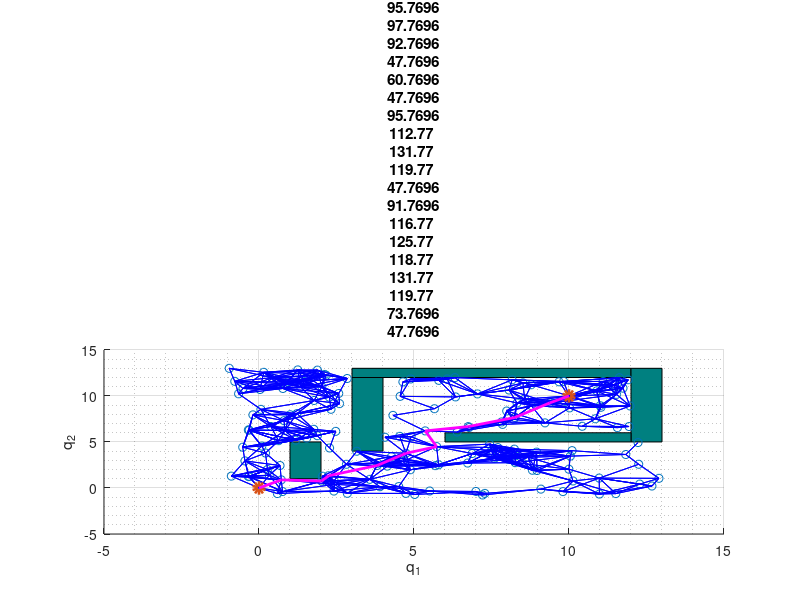
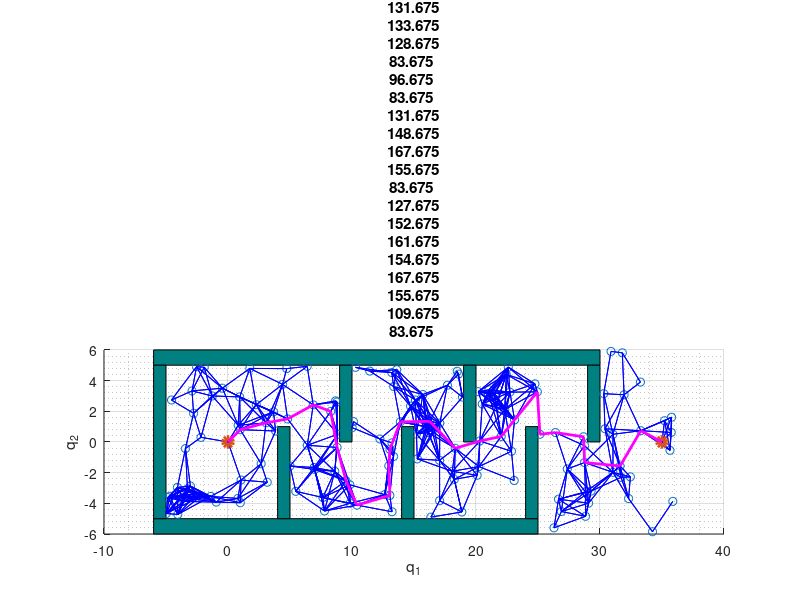

Here is the MATLAB script that generated these plots, in order:
%% Housekeeping
clear all
close all
clc

obstacle1 = {[1,1],[2,1],[2,5],[1,5]};
obstacle2 = {[3,4],[4,4],[4,12],[3,12]};
obstacle3 = {[3,12],[12,12],[12,13],[3,13]};
obstacle4 = {[12,5],[13,5],[13,13],[12,13]};
obstacle5 = {[6,5],[12,5],[12,6],[6,6]};
obstacles = {obstacle1,obstacle2,obstacle3,obstacle4,obstacle5};

obstacle1 = {[-6,-6],[25,-6],[25,-5],[-6,-5]};
obstacle2 = {[-6,5],[30,5],[30,6],[-6,6]};
obstacle3 = {[-6,-5],[-5,-5],[-5,5],[-6,5]};
obstacle4 = {[4,-5],[5,-5],[5,1],[4,1]};
obstacle5 = {[9,0],[10,0],[10,5],[9,5]};
obstacle6 = {[14,-5],[15,-5],[15,1],[14,1]};
obstacle7 = {[19,0],[20,0],[20,5],[19,5]};
obstacle8 = {[24,-5],[25,-5],[25,1],[24,1]};
obstacle9 = {[29,0],[30,0],[30,5],[29,5]};
obstacles1 = {obstacle1,obstacle2,obstacle3,obstacle4,obstacle5,obstacle6,obstacle7,obstacle8,obstacle9};

%% Part b - W1)
verts = csvread('data/prm2b_verts.csv');
edges = csvread('data/prm2b_edges.csv');
path = csvread('data/prm2b_path.csv');
path_length = path(1);
path = path(2:end);
figure
x0=100;
y0=50;
width=900;
height=600;
set(gcf,'position',[x0,y0,width,height])
for obstacle = obstacles
   rectangle('Position',[obstacle{1}{1} abs(obstacle{1}{1}(1)-obstacle{1}{2}(1)) abs(obstacle{1}{2}(2)-obstacle{1}{3}(2))],'FaceColor',[0 .5 .5]);
end
hold on
% Plot PRM verts
x = verts(2:end-1,1);
y = verts(2:end-1,2);
scatter(x,y,'or')
a = [1:length(verts)-2]'; b = num2str(a); c = cellstr(b);
dx = 0.1; dy = 0.1; % displacement so the text does not overlay the data points
%text(x+dx, y+dy, c);
% Plot PRM edges
for i=1:length(edges)
   plot([verts(edges(i,1)+1,1),verts(edges(i,2)+1,1)],[verts(edges(i,1)+1,2),verts(edges(i,2)+1,2)],'b') 
end
scatter([verts(1,1),verts(end,1)],[verts(1,2),verts(end,2)],'og','LineWidth',4) % Start and Goal
% Plot path
plot(verts(path+1,1),verts(path+1,2),'m','LineWidth',2);
grid on
grid minor
xlabel('q_1')
ylabel('q_2')
title("PRM - Path Length: " + path_length)

%% Part b - W2)
verts1 = csvread('data/prm2b1_verts.csv');
edges1 = csvread('data/prm2b1_edges.csv');
path1 = csvread('data/prm2b1_path.csv');
path_length1 = path1(1);
path1 = path1(2:end);
figure
x0=100;
y0=50;
width=900;
height=350;
set(gcf,'position',[x0,y0,width,height])
for obstacle = obstacles1
   rectangle('Position',[obstacle{1}{1} abs(obstacle{1}{1}(1)-obstacle{1}{2}(1)) abs(obstacle{1}{2}(2)-obstacle{1}{3}(2))],'FaceColor',[0 .5 .5]);
end
hold on
% Plot PRM verts
x = verts1(2:end-1,1);
y = verts1(2:end-1,2);
scatter(x,y,'or')
a = [1:length(verts1)-2]'; b = num2str(a); c = cellstr(b);
dx = 0.1; dy = 0.1; % displacement so the text does not overlay the data points
%text(x+dx, y+dy, c);
% Plot PRM edges
for i=1:length(edges1)
   plot([verts1(edges1(i,1)+1,1),verts1(edges1(i,2)+1,1)],[verts1(edges1(i,1)+1,2),verts1(edges1(i,2)+1,2)],'b') 
end
scatter([verts1(1,1),verts1(end,1)],[verts1(1,2),verts1(end,2)],'og','LineWidth',4) % Start and Goal
% Plot path
plot(verts1(path1+1,1),verts1(path1+1,2),'m','LineWidth',2);
grid on
grid minor
xlabel('q_1')
ylabel('q_2')
title("PRM - Path Length: " + path_length1)